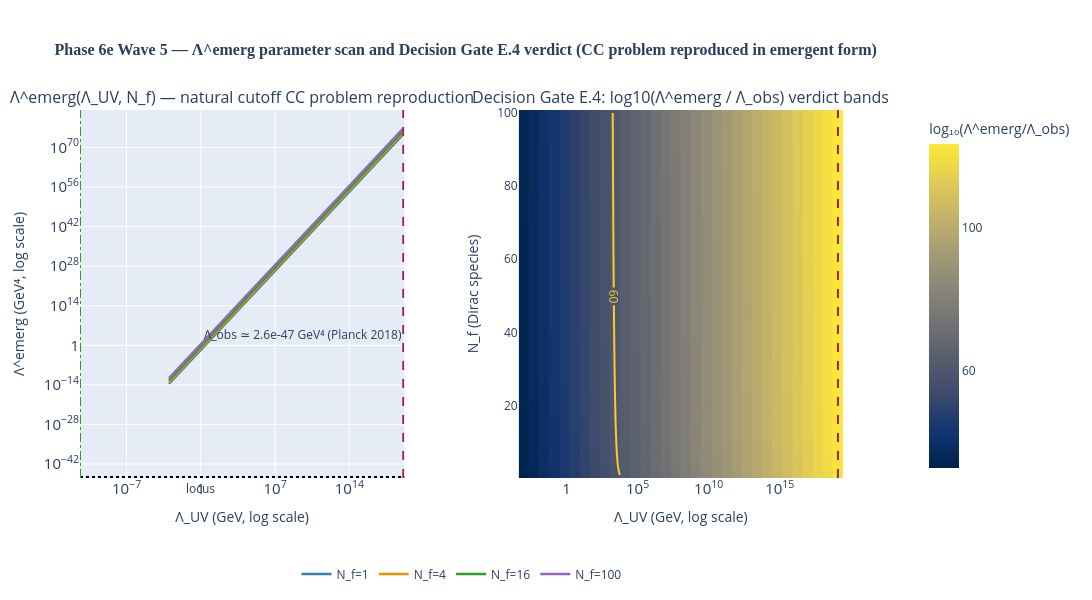

Notebook code for this chart:
### Markdown cell above
## The decision-gate figure

Below: a 2-panel summary. Left panel shows Λ^emerg(Λ_UV) at
fixed N_f (curves for 1, 4, 16, 100). The dotted horizontal
line is Λ_obs; the dashed vertical line is M_Pl. Right panel
shows the verdict-band map over (Λ_UV × N_f). The natural
high-energy region (right edge of the panel) sits squarely in
the `cc_reproduced` band.

### Code cell
from src.core.visualizations import fig_lambda_emerg_parameter_scan
fig = fig_lambda_emerg_parameter_scan()
fig.show()
